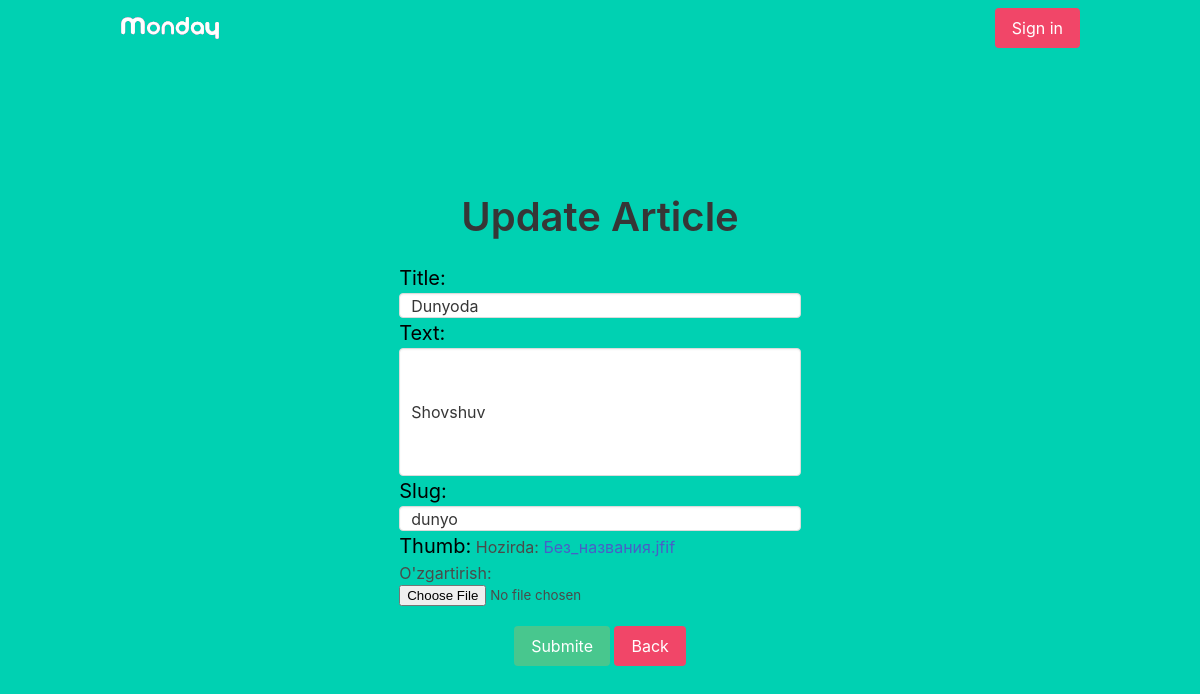
Page /dunyo/edit on the committed database.
### blog/models.py (models this page shows, shortened)
class Article(models.Model):
    title = models.CharField(max_length=250)
    text = models.TextField()
    slug = models.SlugField(unique=True)
    date = models.DateField(auto_now=True)
    thumb = models.ImageField(blank=True)
    author = models.ForeignKey(User, default=None, on_delete=models.CASCADE)
    likes = models.ManyToManyField(User, related_name="article_likes")
    dislikes = models.ManyToManyField(User, related_name="article_dislikes")

### blog/views.py (the view)
# urls.py: path('<slug>/edit', article_edit, name='article_edit'),
def article_edit(request, slug):
    article = Article.objects.get(slug=slug)
    form = ArticleForm(request.POST or None, request.FILES or None, instance=article)
    if form.is_valid():
        form.save()
        return redirect('article_detail', slug=request.POST.get('slug'))
    return render(request, 'article_edit.html', {"form": form, 'article': article})

### blog/forms.py
class ArticleForm(forms.ModelForm):
    title = forms.CharField(widget=forms.TextInput(attrs={'class': 'input'}))
    text = forms.CharField(widget=forms.TextInput(attrs={'class': 'textarea', 'size': '40'}))
    slug = forms.CharField(widget=forms.TextInput(attrs={'class': 'input'}))
    class Meta:
        model = models.Article
        fields = ['title','text','slug','thumb']

### templates/article_edit.html (shortened to what this page needs)
{%  extends 'base.html' %}
{% load static %}
{% block content %}
    <form class="site-form gas-background-light" method="post" enctype="multipart/form-data">
        <h2 class="title is-size-2 has-text-centered">Update Article</h2>
        {{form}}
        <div class="has-text-centered my-4">
            <button class="button is-success" type="submite">Submite</button>
            <a href="{% url 'article_edit' article.slug %}" class="button is-danger">
                Back
            </a>
        </div>
    </form>
{% endblock %}

### static/css/main.css (style rules this page uses)
.site-form { padding: 20px; display: block; margin: 70px auto auto; width: 40%; border-radius: 10px; }
.site-form label { color: black; font-size: 20px; }
.site-form input { width: 100%; height: 25px; }

### rows in the picture
Article: title "Dunyoda", text "Shovshuv", slug "dunyo"
